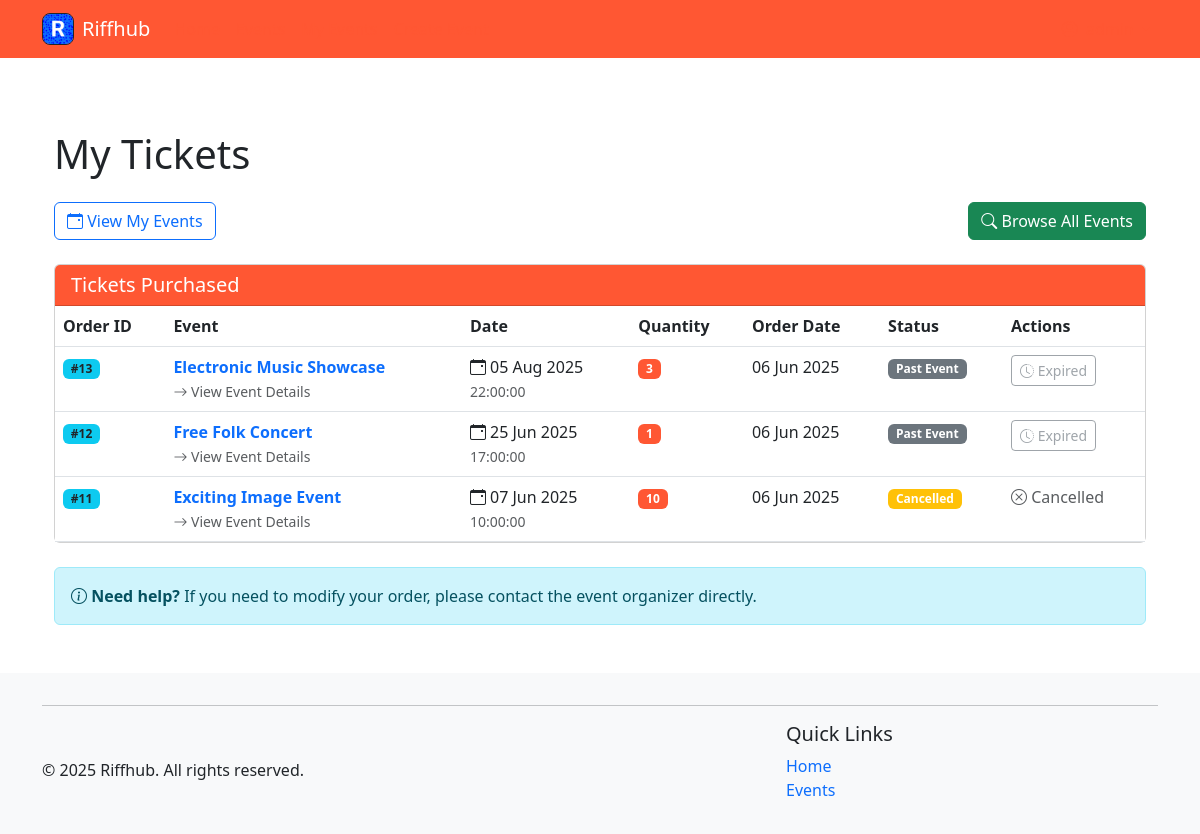
The page /events/my-tickets (signed in) on the database its author committed.
### riffhub/models.py (models this page shows, shortened)
class Order(db.Model):
    __tablename__ = 'orders'
    id = db.Column(db.Integer, primary_key=True)
    user_id = db.Column(db.Integer, db.ForeignKey('users.id'), nullable=False)
    order_date = db.Column(db.DateTime, default=datetime.utcnow)
    status = db.Column(db.String(20), default='completed')  # could be 'pending', 'completed', 'cancelled'
    tickets = db.relationship('Ticket', backref='order', lazy='dynamic', cascade='all, delete-orphan')

class Event(db.Model):
    __tablename__ = 'events'
    id = db.Column(db.Integer, primary_key=True)
    title = db.Column(db.String(120), nullable=False)
    description = db.Column(db.Text)
    genre_id = db.Column(db.Integer, db.ForeignKey('genres.id'))
    date = db.Column(db.Date, nullable=False)
    time = db.Column(Time, nullable=False)
    location = db.Column(db.String(120))
    image = db.Column(db.String(255))
    capacity = db.Column(db.Integer, default=0)  # 0 means unlimited capacity
    price = db.Column(db.Double, default=0)  # 0 means free entry
    organizer_id = db.Column(db.Integer, db.ForeignKey('users.id'))
    created_at = db.Column(db.DateTime, default=datetime.utcnow)
    tickets = db.relationship('Ticket', backref='event', lazy='dynamic', cascade='all, delete-orphan')
    comments = db.relationship('Comment', backref='event', lazy='dynamic', cascade='all, delete-orphan')

class Ticket(db.Model):
    __tablename__ = 'tickets'
    id = db.Column(db.Integer, primary_key=True)
    order_id = db.Column(db.Integer, db.ForeignKey('orders.id'), nullable=False)
    event_id = db.Column(db.Integer, db.ForeignKey('events.id'), nullable=False)
    quantity = db.Column(db.Integer, nullable=False, default=1)
    created_at = db.Column(db.DateTime, default=datetime.utcnow)

### riffhub/blueprints/events/routes.py (the view)
@bp.route('/my-tickets')
@login_required
def my_tickets():
    user_id = session['user_id']
    user_orders = Order.query.filter_by(user_id=user_id).order_by(Order.order_date.desc()).all()
    order_details = []
    cancel_forms = {}  # Dictionary to store forms by event_id
    for order in user_orders:
        tickets_info = []
        for ticket in order.tickets:
            event = Event.query.get(ticket.event_id)
            tickets_info.append({
                'ticket': ticket,
                'event': event
            })
            if event.date >= date.today() and order.status == 'completed':
                if event.id not in cancel_forms:
                    form = CancelTicketsForm()
                    form.event_id.data = event.id
                    cancel_forms[event.id] = form
        if tickets_info:  # Only add orders that have tickets
            order_details.append({
                'order': order,
                'tickets': tickets_info
            })
    current_date = date.today()
    return render_template('my_tickets.html',
                          order_details=order_details,
                          cancel_forms=cancel_forms,
                          current_date=current_date)

### riffhub/helpers.py (called while the page is built)
def login_required(f):
    @wraps(f)
    def decorated_function(*args, **kwargs):
        if 'user_id' not in session:
            flash('Please log in to access this page', 'danger')
            return redirect(url_for('auth.login'))
        return f(*args, **kwargs)
    return decorated_function

def utility_processor():
    def format_date(date_str):
        try:
            if isinstance(date_str, str):
                date_obj = datetime.strptime(date_str, '%Y-%m-%d')
                return date_obj.strftime('%B %d, %Y')
            return date_str.strftime('%B %d, %Y')
        except:
            return date_str
    return dict(format_date=format_date, now=datetime.now())

### riffhub/blueprints/events/templates/my_tickets.html (shortened to what this page needs)
{% extends 'base.html' %}
{% block content %}
<div class="container my-5">
    <h1 class="mb-4">My Tickets</h1>
    <div class="d-flex justify-content-between align-items-center mb-4">
        <div>
            <a href="{{ url_for('events.my_events') }}" class="btn btn-outline-primary">
                <i class="bi bi-calendar-event"></i> View My Events
            </a>
        </div>
        <div>
            <a href="{{ url_for('events.list') }}" class="btn btn-success">
                <i class="bi bi-search"></i> Browse All Events
            </a>
        </div>
    </div>
    {% if order_details %}
    <div class="card">
        <div class="card-header bg-primary text-white">
            <h5 class="mb-0">Tickets Purchased</h5>
        </div>
        <div class="card-body p-0">
            <div class="table-responsive">
                <table class="table table-hover tickets-table mb-0">
                    <thead>
                        <tr>
                            <th>Order ID</th>
                            <th>Event</th>
                            <th>Date</th>
                            <th>Quantity</th>
                            <th>Order Date</th>
                            <th>Status</th>
                            <th>Actions</th>
                        </tr>
                    </thead>
                    <tbody>
                        {% for order_info in order_details %}
                        {% for ticket_info in order_info.tickets %}
                        <tr>
                            <td>
                                <a href="{{ url_for('events.order_confirmation', order_id=order_info.order.id) }}"
                                    class="badge bg-info text-dark order-id text-decoration-none">#{{
                                    order_info.order.id }}</a>
                            </td>
                            <td>
                                <a href="{{ url_for('events.order_confirmation', order_id=order_info.order.id) }}"
                                    class="fw-bold text-decoration-none">
                                    {{ ticket_info.event.title }}
                                </a>
                                <br>
                                <small class="text-muted">
                                    <a href="{{ url_for('events.detail', event_id=ticket_info.event.id) }}"
                                        class="text-muted text-decoration-none">
                                        <i class="bi bi-arrow-right"></i> View Event Details
                                    </a>
                                </small>
                            </td>
                            <td>
                                <span class="d-flex align-items-center">
                                    <i class="bi bi-calendar-event me-1"></i>
                                    {{ ticket_info.event.date.strftime('%d %b %Y') }}
                                </span>
                                {% if ticket_info.event.time %}
                                <small class="text-muted">{{ ticket_info.event.time }}</small>
                                {% endif %}
                            </td>
                            <td>
                                <span class="badge bg-primary">{{ ticket_info.ticket.quantity }}</span>
                            </td>
                            <td>
                                {{ order_info.order.order_date.strftime('%d %b %Y') }}
                            </td>
                            <td>
                                {% if order_info.order.status == 'cancelled' %}
                                <span class="badge bg-warning">Cancelled</span>
                                {% elif ticket_info.event.date < current_date %} <span class="badge bg-secondary">Past
                                    Event</span>
                                    {% elif ticket_info.event.is_full %}
                                    <span class="badge bg-danger">Sold Out</span>
                                    {% else %}
                                    <span class="badge bg-success">Active</span>
                                    {% endif %}
                            </td>
                            <td>
                                {% if ticket_info.event.date >= current_date and order_info.order.status == 'completed'
                                %}
                                {% set cancel_form = cancel_forms.get(ticket_info.event.id) %}
                                {% if cancel_form %}
                                <form action="{{ url_for('events.cancel_tickets', event_id=ticket_info.event.id) }}"
                                    method="post" style="display:inline;"
                                    onsubmit="return confirm('Are you sure you want to cancel this ticket?');">
                                    {{ cancel_form.hidden_tag() }}
                                    {{ cancel_form.event_id }}
                                    {{ cancel_form.submit(class="btn btn-danger btn-sm") }}
                                </form>
                                {% endif %}
                                {% elif order_info.order.status == 'cancelled' %}
                                <span class="text-muted">
                                    <i class="bi bi-x-circle"></i> Cancelled
                                </span>
                                {% else %}
                                <button class="btn btn-outline-secondary btn-sm" disabled>
                                    <i class="bi bi-clock-history"></i> Expired
                                </button>
                                {% endif %}
                            </td>
                        </tr>
                        {% endfor %}
                        {% endfor %}
                    </tbody>
                </table>
            </div>
        </div>
    </div>
    <div class="mt-4">
        <div class="alert alert-info" role="alert">
            <i class="bi bi-info-circle"></i>
            <strong>Need help?</strong> If you need to modify your order, please contact the event organizer directly.
        </div>
    </div>
    {% endif %}
</div>
{% endblock %}

### .utils/ass_2_reference/static/style/styles.css (style rules this page uses)
:root { --brand-primary: #ff5733; --brand-highlight: #ff7300; }
body { text-decoration: none; }
.bg-primary { background-color: var(--brand-primary) !important; }

### riffhub/templates/base.html (style rules this page uses)
.flex-wrapper { min-height: 100vh; display: flex; flex-direction: column; }

### rows shown on the page
Order: order.id "13", order.order_date "06 Jun 2025"
Event: event "Electronic Music Showcase", event "05 Aug 2025", event.time "22:00:00"
Ticket: ticket.quantity "3"
Order: order.id "12", order.order_date "06 Jun 2025"
Event: event "Free Folk Concert", event "25 Jun 2025", event.time "17:00:00"
Ticket: ticket.quantity "1"
Order: order.id "11", order.order_date "06 Jun 2025"
Event: event "Exciting Image Event", event "07 Jun 2025", event.time "10:00:00"
Ticket: ticket.quantity "10"
